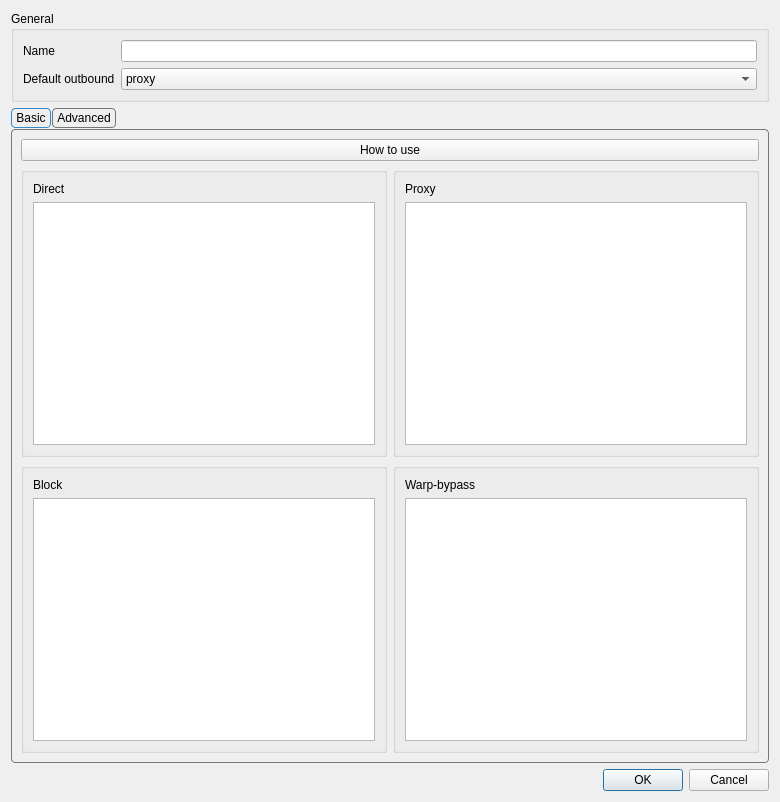
<?xml version="1.0" encoding="UTF-8"?>
<ui version="4.0">
 <class>RouteItem</class>
 <widget class="QDialog" name="RouteItem">
  <property name="geometry">
   <rect>
    <x>0</x>
    <y>0</y>
    <width>780</width>
    <height>802</height>
   </rect>
  </property>
  <property name="windowTitle">
   <string>Route Profile</string>
  </property>
  <layout class="QVBoxLayout" name="verticalLayout_3">
   <item>
    <widget class="QGroupBox" name="generalBox">
     <property name="title">
      <string>General</string>
     </property>
     <layout class="QGridLayout" name="gridLayout">
      <item row="0" column="0">
       <widget class="QLabel" name="route_name_l">
        <property name="text">
         <string>Name</string>
        </property>
       </widget>
      </item>
      <item row="0" column="1">
       <widget class="QLineEdit" name="route_name"/>
      </item>
      <item row="2" column="1">
       <widget class="QComboBox" name="def_out">
        <item>
         <property name="text">
          <string notr="true">proxy</string>
         </property>
        </item>
        <item>
         <property name="text">
          <string notr="true">direct</string>
         </property>
        </item>
        <item>
         <property name="text">
          <string notr="true">block</string>
         </property>
        </item>
        <item>
         <property name="text">
          <string notr="true">warp-bypass</string>
         </property>
        </item>
       </widget>
      </item>
      <item row="2" column="0">
       <widget class="QLabel" name="def_out_l">
        <property name="text">
         <string>Default outbound</string>
        </property>
       </widget>
      </item>
     </layout>
    </widget>
   </item>
   <item>
    <widget class="QTabWidget" name="tabWidget">
     <property name="styleSheet">
      <string notr="true">QTabWidget::pane {
    margin-top: 1px;
    border: 1px solid #777777;
    border-radius: 4px;
}

QTabBar {
    background: transparent;
    qproperty-drawBase: 0;
}

QTabBar::tab {
    border: 1px solid #777777;
    border-radius: 4px;

    padding: 2px 4px;
    margin-right: 1px;
}

QTabBar::tab:selected {
    border: 1px solid palette(highlight);
}

QTabBar::tab:!selected {
    border: 1px solid #777777;
}

QTabBar::tab:hover:!selected {
    border: 1px solid #777777;
}</string>
     </property>
     <property name="currentIndex">
      <number>0</number>
     </property>
     <widget class="QWidget" name="tab_2">
      <attribute name="title">
       <string>Basic</string>
      </attribute>
      <layout class="QVBoxLayout" name="verticalLayout_5">
       <item>
        <widget class="QPushButton" name="howtouse_button">
         <property name="text">
          <string>How to use</string>
         </property>
        </widget>
       </item>
       <item>
        <layout class="QGridLayout" name="simpleGrid">
         <item row="0" column="0">
          <widget class="QGroupBox" name="simple_direct_box">
           <layout class="QVBoxLayout" name="verticalLayout_6">
            <item>
             <widget class="QLabel" name="label">
              <property name="text">
               <string>Direct</string>
              </property>
             </widget>
            </item>
            <item>
             <widget class="QTextEdit" name="simple_direct"/>
            </item>
           </layout>
          </widget>
         </item>
         <item row="0" column="1">
          <widget class="QGroupBox" name="simple_proxy_box">
           <layout class="QVBoxLayout" name="verticalLayout_7">
            <item>
             <widget class="QLabel" name="label_2">
              <property name="text">
               <string>Proxy</string>
              </property>
             </widget>
            </item>
            <item>
             <widget class="QTextEdit" name="simple_proxy"/>
            </item>
           </layout>
          </widget>
         </item>
         <item row="1" column="0">
          <widget class="QGroupBox" name="simple_block_box">
           <layout class="QVBoxLayout" name="verticalLayout_8">
            <item>
             <widget class="QLabel" name="label_3">
              <property name="text">
               <string>Block</string>
              </property>
             </widget>
            </item>
            <item>
             <widget class="QTextEdit" name="simple_block"/>
            </item>
           </layout>
          </widget>
         </item>
         <item row="1" column="1">
          <widget class="QGroupBox" name="simple_warpbypass_box">
           <layout class="QVBoxLayout" name="verticalLayout_10">
            <item>
             <widget class="QLabel" name="label_4">
              <property name="text">
               <string>Warp-bypass</string>
              </property>
             </widget>
            </item>
            <item>
             <widget class="QTextEdit" name="simple_warpbypass"/>
            </item>
           </layout>
          </widget>
         </item>
        </layout>
       </item>
      </layout>
     </widget>
     <widget class="QWidget" name="tab">
      <attribute name="title">
       <string>Advanced</string>
      </attribute>
      <layout class="QVBoxLayout" name="verticalLayout_4">
       <item>
        <widget class="QGroupBox" name="groupBox">
         <property name="title">
          <string>Rules</string>
         </property>
         <layout class="QHBoxLayout" name="horizontalLayout_4">
          <property name="leftMargin">
           <number>0</number>
          </property>
          <property name="topMargin">
           <number>0</number>
          </property>
          <property name="rightMargin">
           <number>0</number>
          </property>
          <property name="bottomMargin">
           <number>0</number>
          </property>
          <item>
           <widget class="QFrame" name="frame">
            <property name="frameShape">
             <enum>QFrame::Shape::NoFrame</enum>
            </property>
            <property name="frameShadow">
             <enum>QFrame::Shadow::Raised</enum>
            </property>
            <layout class="QVBoxLayout" name="verticalLayout_9">
             <property name="spacing">
              <number>7</number>
             </property>
             <property name="leftMargin">
              <number>5</number>
             </property>
             <property name="topMargin">
              <number>5</number>
             </property>
             <property name="rightMargin">
              <number>5</number>
             </property>
             <property name="bottomMargin">
              <number>5</number>
             </property>
             <item>
              <widget class="QListWidget" name="route_items"/>
             </item>
             <item>
              <widget class="QWidget" name="widget_2" native="true">
               <layout class="QHBoxLayout" name="horizontalLayout_2">
                <item>
                 <widget class="QPushButton" name="new_route_item">
                  <property name="text">
                   <string>New</string>
                  </property>
                 </widget>
                </item>
                <item>
                 <widget class="QPushButton" name="moveup_route_item">
                  <property name="text">
                   <string>Move Up</string>
                  </property>
                 </widget>
                </item>
                <item>
                 <widget class="QPushButton" name="movedown_route_item">
                  <property name="text">
                   <string>Move Down</string>
                  </property>
                 </widget>
                </item>
                <item>
                 <widget class="QPushButton" name="delete_route_item">
                  <property name="text">
                   <string>Delete</string>
                  </property>
                 </widget>
                </item>
               </layout>
              </widget>
             </item>
            </layout>
           </widget>
          </item>
          <item>
           <widget class="QFrame" name="rule_attr_box">
            <layout class="QVBoxLayout" name="verticalLayout">
             <property name="leftMargin">
              <number>0</number>
             </property>
             <property name="topMargin">
              <number>5</number>
             </property>
             <property name="rightMargin">
              <number>5</number>
             </property>
             <property name="bottomMargin">
              <number>5</number>
             </property>
             <item>
              <layout class="QHBoxLayout" name="horizontalLayout_5">
               <item>
                <widget class="QLabel" name="rule_name_l">
                 <property name="text">
                  <string>Name</string>
                 </property>
                </widget>
               </item>
               <item>
                <widget class="QLineEdit" name="rule_name"/>
               </item>
              </layout>
             </item>
             <item>
              <widget class="QLabel" name="rule_preview_l">
               <property name="text">
                <string>Preview</string>
               </property>
              </widget>
             </item>
             <item>
              <widget class="QTextBrowser" name="rule_preview">
               <property name="minimumSize">
                <size>
                 <width>0</width>
                 <height>120</height>
                </size>
               </property>
               <property name="documentTitle">
                <string notr="true"/>
               </property>
               <property name="openExternalLinks">
                <bool>false</bool>
               </property>
              </widget>
             </item>
            </layout>
           </widget>
          </item>
         </layout>
        </widget>
       </item>
       <item>
        <widget class="QGroupBox" name="groupBox_2">
         <property name="title">
          <string>Rule Settings</string>
         </property>
         <layout class="QVBoxLayout" name="verticalLayout_2">
          <property name="spacing">
           <number>7</number>
          </property>
          <property name="leftMargin">
           <number>0</number>
          </property>
          <property name="topMargin">
           <number>0</number>
          </property>
          <property name="rightMargin">
           <number>0</number>
          </property>
          <property name="bottomMargin">
           <number>0</number>
          </property>
          <item>
           <layout class="QHBoxLayout" name="horizontalLayout_action">
            <property name="leftMargin">
             <number>4</number>
            </property>
            <property name="rightMargin">
             <number>4</number>
            </property>
            <item>
             <widget class="QLabel" name="rule_action_l">
              <property name="text">
               <string>Action</string>
              </property>
             </widget>
            </item>
            <item>
             <widget class="QComboBox" name="rule_action_combo"/>
            </item>
           </layout>
          </item>
          <item>
           <widget class="QTabWidget" name="rule_attr_tabs">
            <property name="sizePolicy">
             <sizepolicy hsizetype="Preferred" vsizetype="Preferred">
              <horstretch>0</horstretch>
              <verstretch>0</verstretch>
             </sizepolicy>
            </property>
            <property name="minimumSize">
             <size>
              <width>0</width>
              <height>100</height>
             </size>
            </property>
            <property name="styleSheet">
             <string notr="true">QTabWidget::pane {
    margin-top: 1px;
    border: 1px solid #777777;
    border-radius: 4px;
}

QTabBar {
    background: transparent;
    qproperty-drawBase: 0;
}

QTabBar::tab {
    border: 1px solid #777777;
    border-radius: 4px;

    padding: 2px 4px;
    margin-right: 1px;
}

QTabBar::tab:selected {
    border: 1px solid palette(highlight);
}

QTabBar::tab:!selected {
    border: 1px solid #777777;
}

QTabBar::tab:hover:!selected {
    border: 1px solid #777777;
}</string>
            </property>
            <property name="currentIndex">
             <number>-1</number>
            </property>
           </widget>
          </item>
         </layout>
        </widget>
       </item>
      </layout>
     </widget>
    </widget>
   </item>
   <item>
    <widget class="QDialogButtonBox" name="buttonBox">
     <property name="standardButtons">
      <set>QDialogButtonBox::StandardButton::Cancel|QDialogButtonBox::StandardButton::Ok</set>
     </property>
    </widget>
   </item>
  </layout>
 </widget>
 <resources/>
 <connections/>
</ui>
